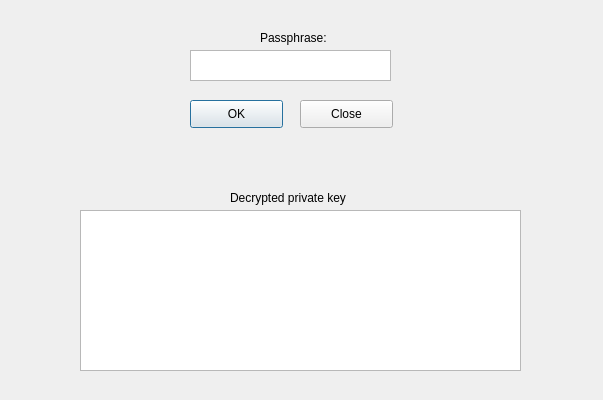
<?xml version="1.0" encoding="UTF-8"?>
<ui version="4.0">
 <class>Dialog</class>
 <widget class="QDialog" name="Dialog">
  <property name="geometry">
   <rect>
    <x>0</x>
    <y>0</y>
    <width>603</width>
    <height>400</height>
   </rect>
  </property>
  <property name="windowTitle">
   <string>Show private key</string>
  </property>
  <widget class="QPlainTextEdit" name="showPrivateKeyDialogPassphrase">
   <property name="geometry">
    <rect>
     <x>190</x>
     <y>50</y>
     <width>201</width>
     <height>31</height>
    </rect>
   </property>
  </widget>
  <widget class="QLabel" name="label">
   <property name="geometry">
    <rect>
     <x>260</x>
     <y>30</y>
     <width>81</width>
     <height>16</height>
    </rect>
   </property>
   <property name="text">
    <string>Passphrase:</string>
   </property>
  </widget>
  <widget class="QPushButton" name="showPrivateKeyDialogOK">
   <property name="geometry">
    <rect>
     <x>190</x>
     <y>100</y>
     <width>93</width>
     <height>28</height>
    </rect>
   </property>
   <property name="text">
    <string>OK</string>
   </property>
  </widget>
  <widget class="QPushButton" name="showPrivateKeyDialogCancel">
   <property name="geometry">
    <rect>
     <x>300</x>
     <y>100</y>
     <width>93</width>
     <height>28</height>
    </rect>
   </property>
   <property name="text">
    <string>Close</string>
   </property>
  </widget>
  <widget class="QLabel" name="label_2">
   <property name="geometry">
    <rect>
     <x>230</x>
     <y>190</y>
     <width>221</width>
     <height>16</height>
    </rect>
   </property>
   <property name="text">
    <string>Decrypted private key</string>
   </property>
  </widget>
  <widget class="QPlainTextEdit" name="showPrivateKeyDialogPrivateKey">
   <property name="geometry">
    <rect>
     <x>80</x>
     <y>210</y>
     <width>441</width>
     <height>161</height>
    </rect>
   </property>
  </widget>
 </widget>
 <resources/>
 <connections/>
</ui>
